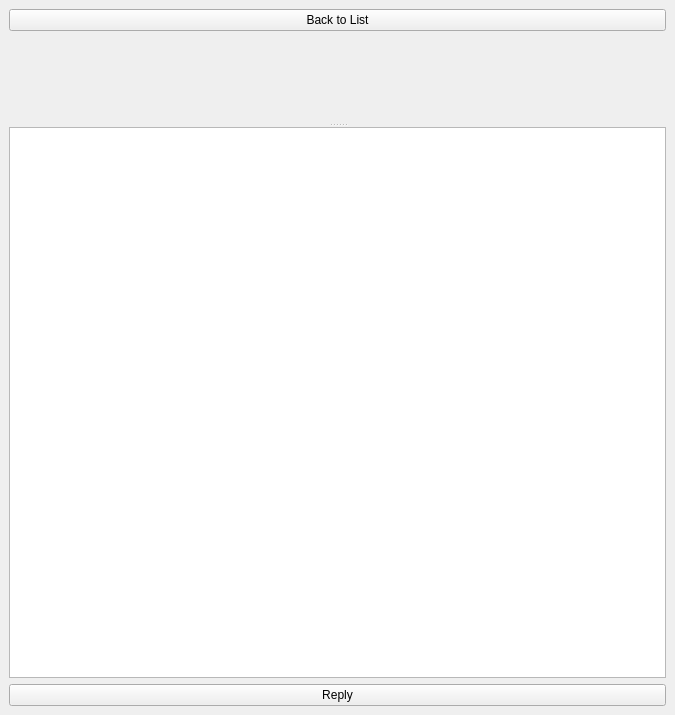
<?xml version="1.0" encoding="UTF-8"?>
<ui version="4.0">
 <class>PostDetailsPage</class>
 <widget class="QWidget" name="PostDetailsPage">
  <property name="geometry">
   <rect>
    <x>0</x>
    <y>0</y>
    <width>675</width>
    <height>715</height>
   </rect>
  </property>
  <layout class="QVBoxLayout" name="verticalLayout">
   <property name="spacing">
    <number>0</number>
   </property>
   <property name="leftMargin">
    <number>0</number>
   </property>
   <property name="topMargin">
    <number>0</number>
   </property>
   <property name="rightMargin">
    <number>0</number>
   </property>
   <property name="bottomMargin">
    <number>0</number>
   </property>
   <item>
    <widget class="QWidget" name="widget" native="true">
     <layout class="QVBoxLayout" name="verticalLayout_2">
      <item>
       <widget class="QPushButton" name="backButton">
        <property name="text">
         <string>Back to List</string>
        </property>
       </widget>
      </item>
      <item>
       <widget class="QSplitter" name="splitter">
        <property name="orientation">
         <enum>Qt::Vertical</enum>
        </property>
        <property name="childrenCollapsible">
         <bool>false</bool>
        </property>
        <widget class="QScrollArea" name="postsScrollArea">
         <property name="frameShape">
          <enum>QFrame::NoFrame</enum>
         </property>
         <property name="widgetResizable">
          <bool>true</bool>
         </property>
         <widget class="QWidget" name="postsWidget">
          <property name="geometry">
           <rect>
            <x>0</x>
            <y>0</y>
            <width>657</width>
            <height>184</height>
           </rect>
          </property>
         </widget>
        </widget>
        <widget class="QPlainTextEdit" name="replyText"/>
       </widget>
      </item>
      <item>
       <widget class="QPushButton" name="replyButton">
        <property name="text">
         <string>Reply</string>
        </property>
       </widget>
      </item>
     </layout>
    </widget>
   </item>
  </layout>
 </widget>
 <resources/>
 <connections/>
</ui>
